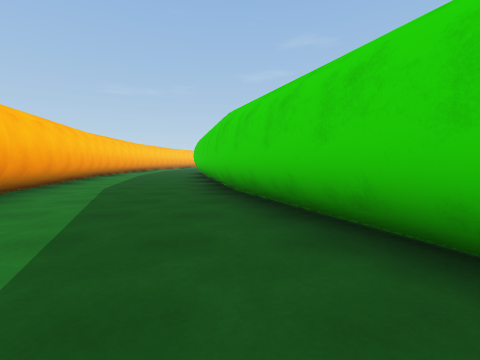
View 1 (above)

16 first-person views from a walk through a scene from a Unity 3-D project. The camera is 1.2 m above the floor, tilts 4° down and sees 85° across. The floor is counted in squares, 2 m on a side. Each view is taken from the middle of a square. On the plan, view 1 faces up. The plan holds only what a view shows up to about 9 squares ahead; the rest is blank. The place goes on beyond the plan.

View 2
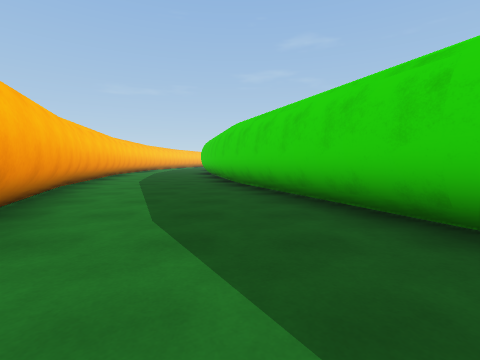

View 3
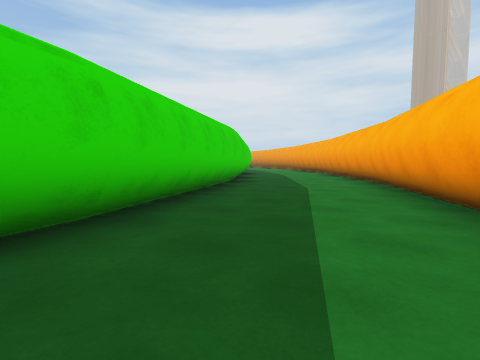

View 4
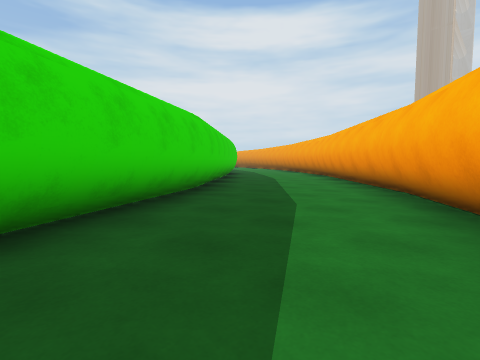

View 5
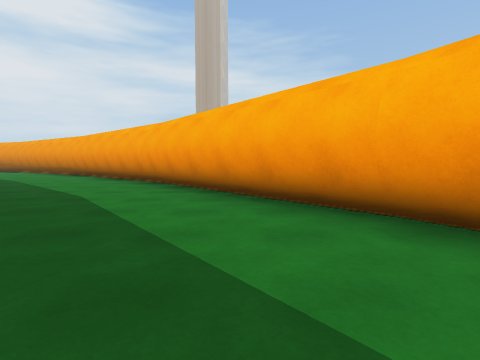

View 6
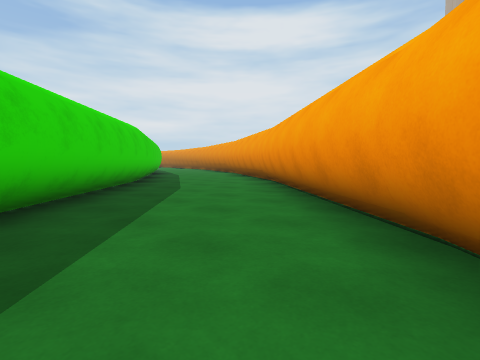

View 7
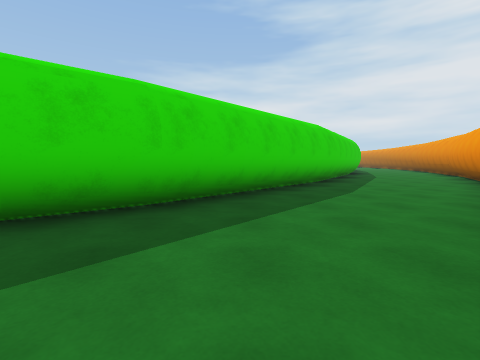

View 8
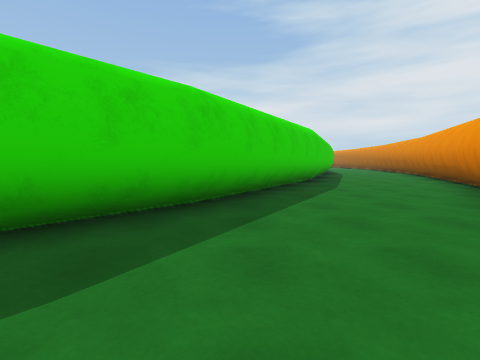

View 9
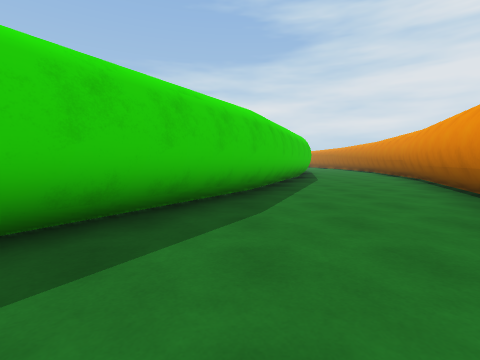

View 10
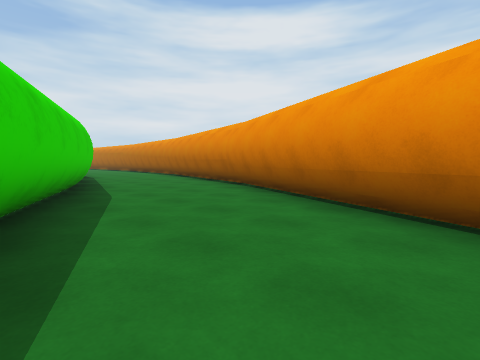

View 11
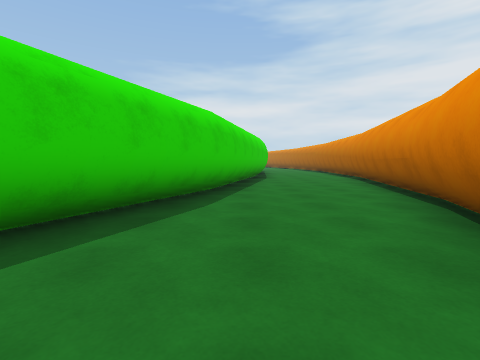

View 12
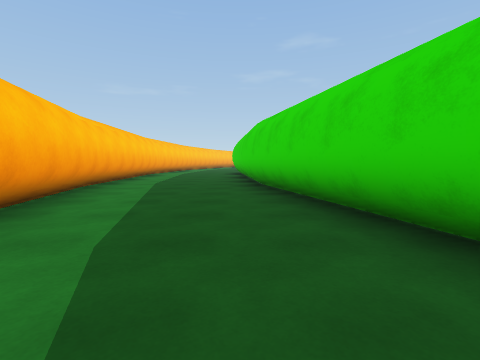

View 13
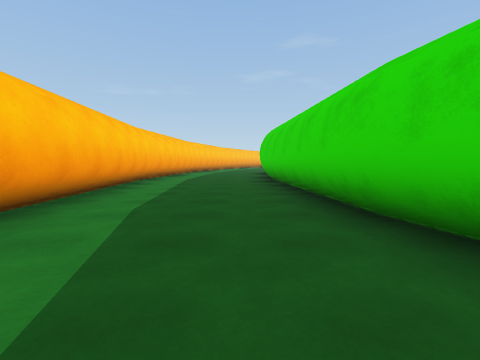

View 14
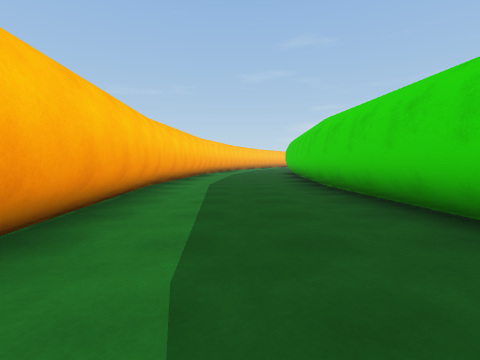

View 15
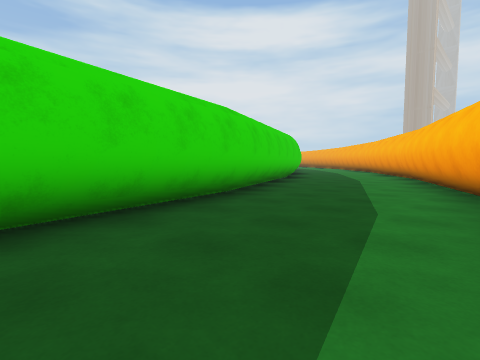

View 16
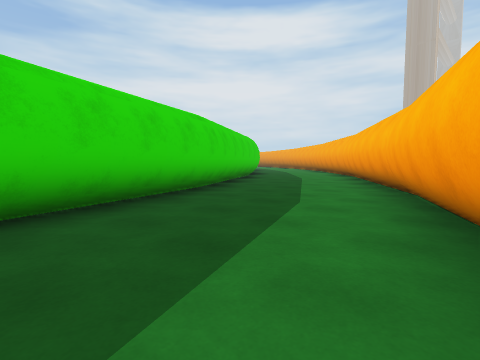

### Floor plan
Points are (right, up) in squares from view 1. A wall is a line through its corners. A room is listed if a view was taken in it or the views show most of it. See-through windows are left out.
Room 1 (views 1, 2, 3, 4, 5, 6, 7, 8, 9, 10, 11, 12, 13, 14, 15, 16)
walls: (4.6, -4.8) (1.5, 0.2); (1.6, -6.5) (5.7, -11.3); (1.6, 0.1) (-0.6, 5.4); (8.3, -9.1) (4.5, -4.7); (5.7, -11.2) (10.4, -15.2); (-0.5, 5.3) (-1.9, 10.8) (-2.3, 16.5) (-2.3, 17.5); (12.6, -12.7) (8.2, -9); (10.3, -15.1) (15.6, -18.4) (21.3, -20.8); (-3.9, 4.5) (-1.5, -1.3) (1.7, -6.6); (17.5, -15.7) (12.5, -12.6); (-5.3, 10.4) (-3.8, 4.3); (22.7, -17.9) (17.4, -15.7); (21.2, -20.8) (23.5, -21.3); (23.5, -18.1) (22.6, -17.9); (-5.8, 16.5) (-5.3, 10.3); (-5.7, 17.5) (-5.8, 16.4)
low walls: (4, -3.5) (3.5, -2.6); (3.4, -2.5) (2.5, -1); (1.5, -6.6) (3.9, -9.4); (4, -9.5) (4.5, -10.1); (-0.4, -3.5) (1.6, -6.7); (2.3, -0.6) (1.7, 0.3); (-0.9, -2.7) (-0.5, -3.4); (4.8, -10.4) (5.6, -11.4); (1.8, 0.2) (-0.3, 5.4); (8.4, -8.9) (7.5, -7.8); (5.7, -11.5) (6.5, -12.1); (6.9, -12.5) (8, -13.4); (-3.3, 2.5) (-1.7, -1.4); (-0.4, 5.4) (-0.5, 6); (12.7, -12.6) (8.3, -8.8); (-0.6, 6.4) (-1.3, 9.3); (-4.4, 6) (-4, 4.3) (-3.4, 2.9); (-1.4, 9.6) (-1.5, 10.2); (14, -17.6) (15.3, -18.4); (-1.6, 10.4) (-1.7, 10.9); (-1.7, 10.8) (-2.1, 15.9); (-5.4, 10.2) (-4.4, 6.1); (18.4, -15.9) (17.4, -15.5) (12.6, -12.6); (16.1, -18.8) (17.5, -19.4); (17.7, -19.5) (20, -20.5); (20.1, -20.5) (21.1, -20.9); (22.6, -17.7) (18.5, -15.9); (21.2, -20.9) (23.5, -21.5); (-5.9, 17.5) (-6, 16.5) (-5.5, 10.4)

Where each view was taken, in squares from view 1:
view 1: 0 up, 0 right, facing up
view 2: 2 down, 0 right, facing up
view 3: 1 up, 1 left, facing down-right
view 4: 1 down, 0 right, facing down-right
view 5: 4 down, 3 right, facing down
view 6: 9 down, 5 right, facing down-right
view 7: 10 down, 5 right, facing right
view 8: 13 down, 9 right, facing right
view 9: 15 down, 12 right, facing right
view 10: 16 down, 16 right, facing down-right
view 11: 18 down, 17 right, facing right
view 12: 4 up, 2 left, facing up
view 13: 8 up, 3 left, facing up
view 14: 10 up, 4 left, facing up
view 15: 9 up, 4 left, facing down-right
view 16: 4 up, 3 left, facing down-right
